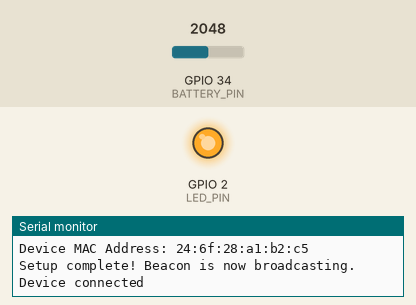
Simulated run of this sketch. Board: ESP32. On the bench: output pins drawn as LEDs (lit = HIGH), the last lines printed to the serial monitor. The inputs (shaded band) are chosen by the test bench; at power-on: GPIO 34 (BATTERY_PIN) = 2048. Nothing arrives over Bluetooth unless stated; a phone connects over Bluetooth LE 3 s after start.

Above: at 3.1 s.
At 122.0 s:
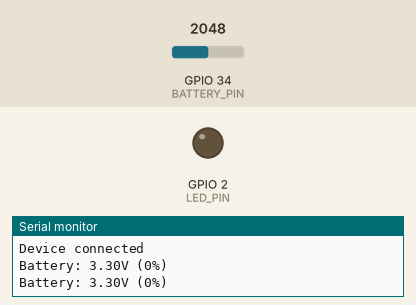
Timing chart, 0 to 123.5 s (numbered marks = the images above):
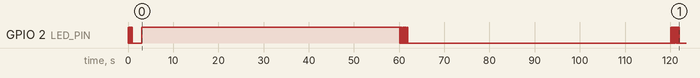

Measured:
- by itself, GPIO 2 (LED_PIN): HIGH → LOW at 0.11 s, → HIGH 0.10 s later, → LOW 0.10 s later, → HIGH 0.10 s later, … (49 changes in this stretch)

The sketch:

ble_beacon.ino
```cpp
/**
 * ConsultEase - Faculty BLE Beacon
 *
 * This firmware creates a BLE beacon that faculty members can carry to automatically
 * update their availability status. It can be used on a separate ESP32 device or
 * even programmed onto a small ESP32-based wearable.
 *
 * The device advertises a BLE signal with a specific MAC address that the
 * Faculty Desk Unit detects to determine presence.
 */

#include <Arduino.h>
#include <NimBLEDevice.h>
#include <NimBLEServer.h>
#include <NimBLEUtils.h>

// ===== Configuration =====
const char* DEVICE_NAME = "ConsultEase-Faculty";  // BLE device name
const int ADVERTISE_INTERVAL = 200;               // Advertising interval in ms
const int LED_PIN = 2;                            // Built-in LED pin (for status indication)

// Battery management
const int BATTERY_PIN = 34;                       // Battery voltage measurement pin (optional)
const float BATTERY_DIVIDER_RATIO = 2.0;          // Voltage divider ratio for battery measurement
const float BATTERY_MAX_VOLTAGE = 4.2;            // Maximum battery voltage
const float BATTERY_MIN_VOLTAGE = 3.3;            // Minimum battery voltage
const float ADC_REFERENCE = 3.3;                  // ADC reference voltage
const int ADC_RESOLUTION = 4095;                  // ADC resolution

// ===== Global Variables =====
NimBLEServer* pServer = nullptr;
bool deviceConnected = false;
unsigned long lastBatteryCheck = 0;
int batteryLevel = 100;

// UUID used for ConsultEase faculty identification
#define SERVICE_UUID        "91BAD35B-F3CB-4FC1-8603-88D5137892A6"
#define CHARACTERISTIC_UUID "D9473AA3-E6F4-424B-B6E7-A5F94FDDA285"

class ServerCallbacks: public NimBLEServerCallbacks {
    void onConnect(NimBLEServer* pServer) {
        deviceConnected = true;
        digitalWrite(LED_PIN, HIGH);  // Turn on LED when connected
        Serial.println("Device connected");
    };

    void onDisconnect(NimBLEServer* pServer) {
        deviceConnected = false;
        digitalWrite(LED_PIN, LOW);   // Turn off LED when disconnected
        Serial.println("Device disconnected");
        // Start advertising again
        NimBLEAdvertising* pAdvertising = pServer->getAdvertising();
        pAdvertising->start();
    }
};

void setup() {
    // Initialize serial
    Serial.begin(115200);
    Serial.println("ConsultEase Faculty BLE Beacon Starting...");

    // Initialize LED
    pinMode(LED_PIN, OUTPUT);

    // Initialize BLE device
    NimBLEDevice::init(DEVICE_NAME);

    // Set transmit power (can be one of: ESP_PWR_LVL_N12, ESP_PWR_LVL_N9, ESP_PWR_LVL_N6,
    // ESP_PWR_LVL_N3, ESP_PWR_LVL_N0, ESP_PWR_LVL_P3, ESP_PWR_LVL_P6, ESP_PWR_LVL_P9)
    NimBLEDevice::setPower(ESP_PWR_LVL_P9); // Maximum power

    // Create the BLE Server
    pServer = NimBLEDevice::createServer();
    pServer->setCallbacks(new ServerCallbacks());

    // Create the BLE Service
    NimBLEService* pService = pServer->createService(SERVICE_UUID);

    // Create a BLE Characteristic
    NimBLECharacteristic* pCharacteristic = pService->createCharacteristic(
        CHARACTERISTIC_UUID,
        NIMBLE_PROPERTY::READ | NIMBLE_PROPERTY::NOTIFY
    );

    // Initial value
    uint8_t initialValue[4] = {0x46, 0x41, 0x43, 0x31}; // "FAC1" in hex
    pCharacteristic->setValue(initialValue, 4);

    // Start the service
    pService->start();

    // Start advertising
    NimBLEAdvertising* pAdvertising = pServer->getAdvertising();
    pAdvertising->setName(DEVICE_NAME);
    pAdvertising->setManufacturerData("CE01"); // ConsultEase identifier
    pAdvertising->setScanResponse(true);

    // Set advertising interval (lower values = more frequent advertising, but more power consumption)
    pAdvertising->setMinInterval(ADVERTISE_INTERVAL / 0.625);  // min interval in 0.625ms units
    pAdvertising->setMaxInterval(ADVERTISE_INTERVAL / 0.625);  // max interval in 0.625ms units

    // Start advertising
    pAdvertising->start();

    Serial.println("BLE Advertising started");
    Serial.print("Device MAC Address: ");
    Serial.println(NimBLEDevice::getAddress().toString().c_str());
    Serial.println("Setup complete! Beacon is now broadcasting.");

    // Blink LED to indicate ready
    for (int i = 0; i < 5; i++) {
        digitalWrite(LED_PIN, HIGH);
        delay(100);
        digitalWrite(LED_PIN, LOW);
        delay(100);
    }
}

void loop() {
    // Check battery level every minute
    if (millis() - lastBatteryCheck > 60000) {
        lastBatteryCheck = millis();
        checkBattery();
    }

    // Blink LED occasionally to show it's working
    if (!deviceConnected) {
        // Single short blink every 5 seconds if not connected
        if (millis() % 5000 < 50) {
            digitalWrite(LED_PIN, HIGH);
        } else {
            digitalWrite(LED_PIN, LOW);
        }
    }

    // Allow for some power savings
    delay(100);
}

void checkBattery() {
    // Read battery voltage (if connected)
    if (BATTERY_PIN > 0) {
        int adcValue = analogRead(BATTERY_PIN);
        float voltage = (adcValue / (float)ADC_RESOLUTION) * ADC_REFERENCE * BATTERY_DIVIDER_RATIO;

        // Calculate percentage
        float percentage = (voltage - BATTERY_MIN_VOLTAGE) / (BATTERY_MAX_VOLTAGE - BATTERY_MIN_VOLTAGE) * 100.0;

        // Constrain to 0-100%
        batteryLevel = constrain(percentage, 0, 100);

        Serial.print("Battery: ");
        Serial.print(voltage);
        Serial.print("V (");
        Serial.print(batteryLevel);
        Serial.println("%)");

        // If battery is too low, blink rapidly to indicate charging needed
        if (batteryLevel < 10) {
            for (int i = 0; i < 10; i++) {
                digitalWrite(LED_PIN, HIGH);
                delay(100);
                digitalWrite(LED_PIN, LOW);
                delay(100);
            }
        }
    }
} 
```
